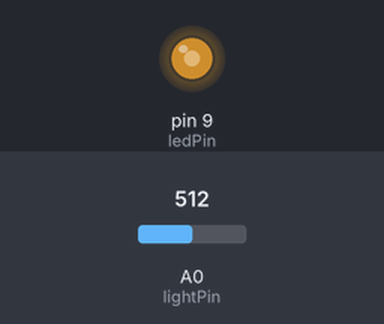
The sketch below on a simulated Arduino Uno, built with avr-gcc and run on an emulated ATmega328P. Shown: output pins drawn as LEDs (lit = HIGH). The test bench sets the inputs (shaded band); at power-on: A0 (lightPin) = 512.

Above: at 1.2 s.
1.3 s: A0 (lightPin) set to 716
At 1.6 s:
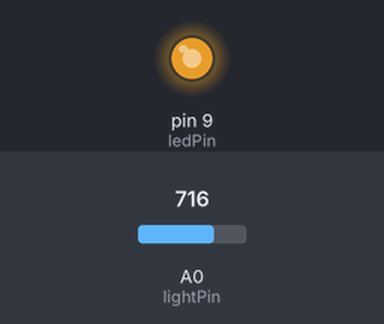
2.8 s: A0 (lightPin) set to 306
At 4.0 s:
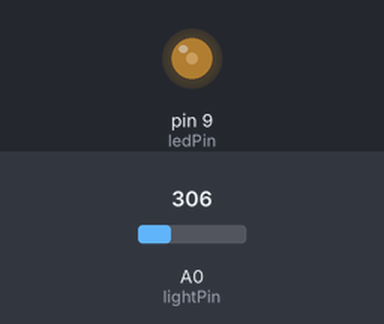
4.3 s: A0 (lightPin) set to 122
At 5.1 s:
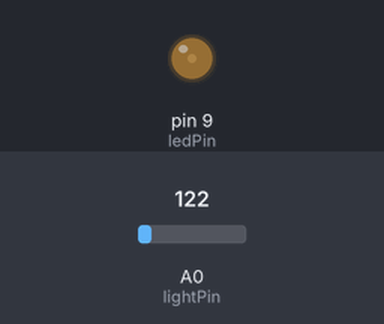
5.8 s: A0 (lightPin) set to 0
At 6.3 s:
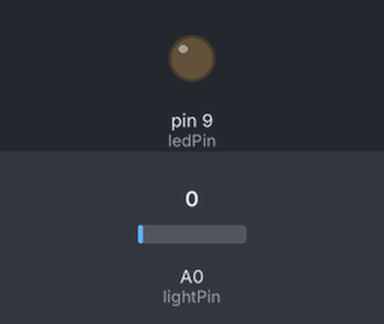
Timing chart, 0 to 8.3 s (numbered marks = the images above; inputs shaded):
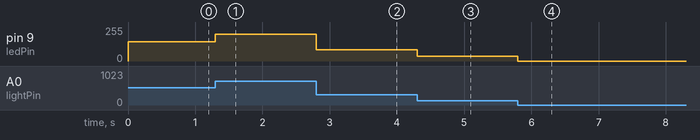

Measured:
- after the input at 1.3 s, pin 9 (ledPin): 145/255 → 202/255 at once
- after the input at 2.8 s, pin 9 (ledPin): 202/255 → 86/255 at once
- after the input at 4.3 s, pin 9 (ledPin): 86/255 → 34/255 at once
- after the input at 5.8 s, pin 9 (ledPin): 34/255 → 0/255 at once

The sketch:

CIRC_09.ino
```cpp
/*
 * A simple programme that will change the intensity of
 * an LED based  * on the amount of light incident on
 * the photo resistor.
 *
 */

//PhotoResistor Pin
int lightPin = 0; //the analog pin the photoresistor is
                  //connected to
                  //the photoresistor is not calibrated to any units so
                  //this is simply a raw sensor value (relative light)
//LED Pin
int ledPin = 9;   //the pin the LED is connected to
                  //we are controlling brightness so
                  //we use one of the PWM (pulse width
                  // modulation pins)
void setup()
{
  Serial.begin(9600);
  pinMode(ledPin, OUTPUT); //sets the led pin to output
}
 /*
 * loop() - this function will start after setup
 * finishes and then repeat
 */
void loop()
{
 int lightLevel = analogRead(lightPin); //Read the
                                        // lightlevel

 lightLevel = map(lightLevel, 0, 900, 0, 255);
         //adjust the value 0 to 900 to
         //span 0 to 255


 lightLevel = constrain(lightLevel, 0, 255);//make sure the
                                           //value is betwween
                                           //0 and 255
 //Serial.println(lightLevel);
 analogWrite(ledPin, lightLevel);  //write the value

 //delay(250);
}
```
